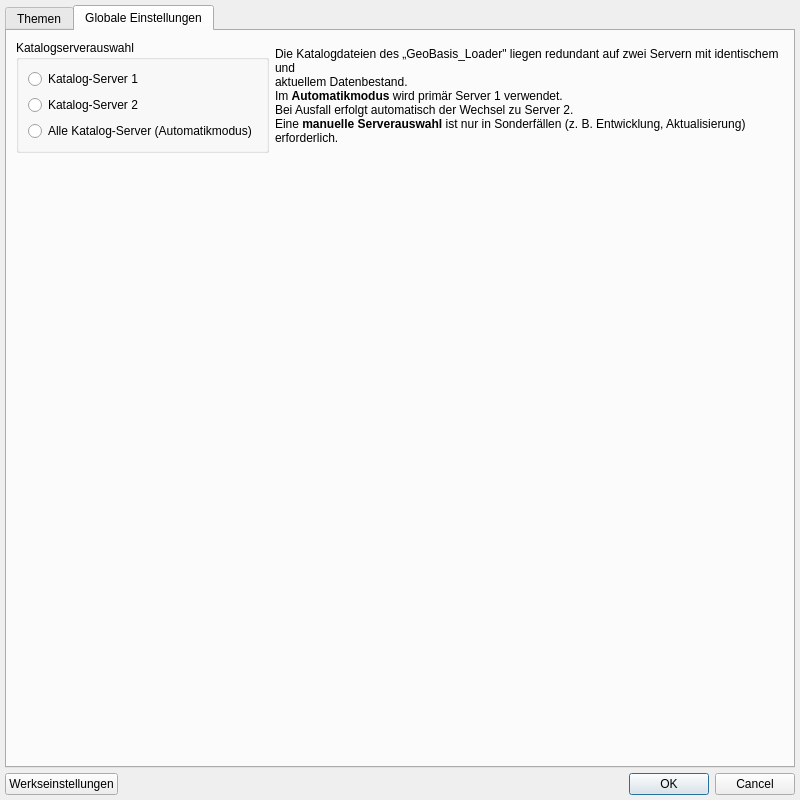
<?xml version="1.0" encoding="UTF-8"?>
<ui version="4.0">
 <class>SettingsDialog</class>
 <widget class="QDialog" name="SettingsDialog">
  <property name="geometry">
   <rect>
    <x>0</x>
    <y>0</y>
    <width>800</width>
    <height>800</height>
   </rect>
  </property>
  <property name="sizePolicy">
   <sizepolicy hsizetype="Maximum" vsizetype="Minimum">
    <horstretch>0</horstretch>
    <verstretch>0</verstretch>
   </sizepolicy>
  </property>
  <property name="windowTitle">
   <string>Einstellungen</string>
  </property>
  <property name="modal">
   <bool>false</bool>
  </property>
  <layout class="QVBoxLayout" name="verticalLayout">
   <property name="spacing">
    <number>5</number>
   </property>
   <property name="leftMargin">
    <number>5</number>
   </property>
   <property name="topMargin">
    <number>5</number>
   </property>
   <property name="rightMargin">
    <number>5</number>
   </property>
   <property name="bottomMargin">
    <number>5</number>
   </property>
   <item>
    <widget class="QTabWidget" name="tabWidget">
     <property name="sizePolicy">
      <sizepolicy hsizetype="Expanding" vsizetype="Expanding">
       <horstretch>0</horstretch>
       <verstretch>0</verstretch>
      </sizepolicy>
     </property>
     <property name="tabletTracking">
      <bool>false</bool>
     </property>
     <property name="autoFillBackground">
      <bool>false</bool>
     </property>
     <property name="tabShape">
      <enum>QTabWidget::Rounded</enum>
     </property>
     <property name="currentIndex">
      <number>1</number>
     </property>
     <property name="elideMode">
      <enum>Qt::ElideNone</enum>
     </property>
     <widget class="QWidget" name="visibility">
      <attribute name="title">
       <string>Themen</string>
      </attribute>
      <layout class="QVBoxLayout" name="verticalLayout_2">
       <property name="spacing">
        <number>6</number>
       </property>
       <property name="leftMargin">
        <number>0</number>
       </property>
       <property name="topMargin">
        <number>6</number>
       </property>
       <property name="rightMargin">
        <number>0</number>
       </property>
       <property name="bottomMargin">
        <number>0</number>
       </property>
       <item>
        <layout class="QHBoxLayout" name="visibility_tree_buttons">
         <property name="leftMargin">
          <number>6</number>
         </property>
         <property name="rightMargin">
          <number>6</number>
         </property>
         <item>
          <widget class="QPushButton" name="expand_button">
           <property name="text">
            <string>Alles Aufklappen</string>
           </property>
          </widget>
         </item>
         <item>
          <widget class="QPushButton" name="collapse_button">
           <property name="text">
            <string>Alles Zusammenklappen</string>
           </property>
          </widget>
         </item>
         <item>
          <spacer name="horizontalSpacer">
           <property name="orientation">
            <enum>Qt::Horizontal</enum>
           </property>
           <property name="sizeType">
            <enum>QSizePolicy::Expanding</enum>
           </property>
           <property name="sizeHint" stdset="0">
            <size>
             <width>20</width>
             <height>20</height>
            </size>
           </property>
          </spacer>
         </item>
         <item>
          <widget class="QPushButton" name="check_visibility_button">
           <property name="text">
            <string>Alle Sichtbar</string>
           </property>
          </widget>
         </item>
         <item>
          <widget class="QPushButton" name="uncheck_visibility_button">
           <property name="text">
            <string>Keine Sichtbar</string>
           </property>
          </widget>
         </item>
         <item>
          <widget class="QPushButton" name="check_loading_button">
           <property name="text">
            <string>Alle Laden</string>
           </property>
          </widget>
         </item>
         <item>
          <widget class="QPushButton" name="uncheck_loading_button">
           <property name="text">
            <string>Keine Laden</string>
           </property>
          </widget>
         </item>
        </layout>
       </item>
       <item>
        <widget class="QTreeWidget" name="visibility_tree">
         <property name="enabled">
          <bool>true</bool>
         </property>
         <property name="sizePolicy">
          <sizepolicy hsizetype="Preferred" vsizetype="MinimumExpanding">
           <horstretch>0</horstretch>
           <verstretch>0</verstretch>
          </sizepolicy>
         </property>
         <property name="frameShape">
          <enum>QFrame::NoFrame</enum>
         </property>
         <property name="frameShadow">
          <enum>QFrame::Plain</enum>
         </property>
         <property name="lineWidth">
          <number>0</number>
         </property>
         <property name="verticalScrollBarPolicy">
          <enum>Qt::ScrollBarAlwaysOn</enum>
         </property>
         <property name="horizontalScrollBarPolicy">
          <enum>Qt::ScrollBarAsNeeded</enum>
         </property>
         <property name="sizeAdjustPolicy">
          <enum>QAbstractScrollArea::AdjustIgnored</enum>
         </property>
         <property name="alternatingRowColors">
          <bool>true</bool>
         </property>
         <property name="selectionMode">
          <enum>QAbstractItemView::SingleSelection</enum>
         </property>
         <property name="textElideMode">
          <enum>Qt::ElideNone</enum>
         </property>
         <property name="rootIsDecorated">
          <bool>true</bool>
         </property>
         <property name="columnCount">
          <number>3</number>
         </property>
         <attribute name="headerVisible">
          <bool>true</bool>
         </attribute>
         <column>
          <property name="text">
           <string notr="true">Thema</string>
          </property>
          <property name="textAlignment">
           <set>AlignLeading|AlignVCenter</set>
          </property>
         </column>
         <column>
          <property name="text">
           <string notr="true">Sichtbarkeit</string>
          </property>
          <property name="textAlignment">
           <set>AlignCenter</set>
          </property>
         </column>
         <column>
          <property name="text">
           <string notr="true">Laden</string>
          </property>
          <property name="textAlignment">
           <set>AlignCenter</set>
          </property>
         </column>
        </widget>
       </item>
      </layout>
     </widget>
     <widget class="QWidget" name="settings">
      <property name="enabled">
       <bool>true</bool>
      </property>
      <property name="sizePolicy">
       <sizepolicy hsizetype="Preferred" vsizetype="Preferred">
        <horstretch>0</horstretch>
        <verstretch>0</verstretch>
       </sizepolicy>
      </property>
      <property name="layoutDirection">
       <enum>Qt::LeftToRight</enum>
      </property>
      <attribute name="title">
       <string>Globale Einstellungen</string>
      </attribute>
      <layout class="QFormLayout" name="formLayout">
       <property name="sizeConstraint">
        <enum>QLayout::SetDefaultConstraint</enum>
       </property>
       <property name="fieldGrowthPolicy">
        <enum>QFormLayout::AllNonFixedFieldsGrow</enum>
       </property>
       <property name="labelAlignment">
        <set>Qt::AlignJustify|Qt::AlignVCenter</set>
       </property>
       <item row="0" column="0">
        <widget class="QGroupBox" name="server_selection">
         <property name="enabled">
          <bool>true</bool>
         </property>
         <property name="sizePolicy">
          <sizepolicy hsizetype="Preferred" vsizetype="Preferred">
           <horstretch>0</horstretch>
           <verstretch>0</verstretch>
          </sizepolicy>
         </property>
         <property name="minimumSize">
          <size>
           <width>0</width>
           <height>0</height>
          </size>
         </property>
         <property name="title">
          <string>Katalogserverauswahl</string>
         </property>
         <property name="alignment">
          <set>Qt::AlignLeading|Qt::AlignLeft|Qt::AlignTop</set>
         </property>
         <property name="flat">
          <bool>false</bool>
         </property>
         <property name="checkable">
          <bool>false</bool>
         </property>
         <layout class="QVBoxLayout" name="verticalLayout_3">
          <item>
           <widget class="QRadioButton" name="radioButton_3">
            <property name="sizePolicy">
             <sizepolicy hsizetype="Preferred" vsizetype="Fixed">
              <horstretch>0</horstretch>
              <verstretch>0</verstretch>
             </sizepolicy>
            </property>
            <property name="text">
             <string>Katalog-Server 1</string>
            </property>
            <property name="server" stdset="0">
             <number>1</number>
            </property>
            <attribute name="buttonGroup">
             <string notr="true">server_button_group</string>
            </attribute>
           </widget>
          </item>
          <item>
           <widget class="QRadioButton" name="radioButton_2">
            <property name="sizePolicy">
             <sizepolicy hsizetype="Preferred" vsizetype="Fixed">
              <horstretch>0</horstretch>
              <verstretch>0</verstretch>
             </sizepolicy>
            </property>
            <property name="text">
             <string>Katalog-Server 2</string>
            </property>
            <property name="server" stdset="0">
             <number>2</number>
            </property>
            <attribute name="buttonGroup">
             <string notr="true">server_button_group</string>
            </attribute>
           </widget>
          </item>
          <item>
           <widget class="QRadioButton" name="radioButton">
            <property name="sizePolicy">
             <sizepolicy hsizetype="Preferred" vsizetype="Fixed">
              <horstretch>0</horstretch>
              <verstretch>0</verstretch>
             </sizepolicy>
            </property>
            <property name="text">
             <string>Alle Katalog-Server (Automatikmodus)</string>
            </property>
            <property name="server" stdset="0">
             <number>0</number>
            </property>
            <attribute name="buttonGroup">
             <string notr="true">server_button_group</string>
            </attribute>
           </widget>
          </item>
         </layout>
        </widget>
       </item>
       <item row="0" column="1">
        <widget class="QLabel" name="label_help_server_selection">
         <property name="sizePolicy">
          <sizepolicy hsizetype="Minimum" vsizetype="Preferred">
           <horstretch>0</horstretch>
           <verstretch>0</verstretch>
          </sizepolicy>
         </property>
         <property name="maximumSize">
          <size>
           <width>602</width>
           <height>16777215</height>
          </size>
         </property>
         <property name="mouseTracking">
          <bool>true</bool>
         </property>
         <property name="text">
          <string>&lt;html&gt;&lt;head/&gt;&lt;body&gt;&lt;p&gt;Die Katalogdateien des „GeoBasis_Loader&amp;quot; liegen redundant auf zwei Servern mit identischem und&lt;br/&gt;aktuellem Datenbestand.&lt;br/&gt;Im &lt;span style=&quot; font-weight:600;&quot;&gt;Automatikmodus&lt;/span&gt; wird primär Server 1 verwendet.&lt;br/&gt;Bei Ausfall erfolgt automatisch der Wechsel zu Server 2.&lt;br/&gt;Eine &lt;span style=&quot; font-weight:600;&quot;&gt;manuelle Serverauswahl&lt;/span&gt; ist nur in Sonderfällen (z. B. Entwicklung, Aktualisierung) erforderlich.&lt;/p&gt;&lt;/body&gt;&lt;/html&gt;</string>
         </property>
         <property name="textFormat">
          <enum>Qt::RichText</enum>
         </property>
         <property name="scaledContents">
          <bool>false</bool>
         </property>
         <property name="alignment">
          <set>Qt::AlignLeading|Qt::AlignLeft|Qt::AlignVCenter</set>
         </property>
         <property name="wordWrap">
          <bool>true</bool>
         </property>
         <property name="indent">
          <number>0</number>
         </property>
        </widget>
       </item>
      </layout>
     </widget>
    </widget>
   </item>
   <item>
    <widget class="QWidget" name="widget" native="true">
     <layout class="QHBoxLayout" name="horizontalLayout">
      <property name="leftMargin">
       <number>0</number>
      </property>
      <property name="topMargin">
       <number>0</number>
      </property>
      <property name="rightMargin">
       <number>0</number>
      </property>
      <property name="bottomMargin">
       <number>0</number>
      </property>
      <item>
       <widget class="QPushButton" name="reset_button">
        <property name="text">
         <string>Werkseinstellungen</string>
        </property>
       </widget>
      </item>
      <item>
       <widget class="QDialogButtonBox" name="button_box">
        <property name="orientation">
         <enum>Qt::Horizontal</enum>
        </property>
        <property name="standardButtons">
         <set>QDialogButtonBox::Cancel|QDialogButtonBox::Ok</set>
        </property>
       </widget>
      </item>
     </layout>
    </widget>
   </item>
  </layout>
 </widget>
 <resources/>
 <connections>
  <connection>
   <sender>button_box</sender>
   <signal>accepted()</signal>
   <receiver>SettingsDialog</receiver>
   <slot>accept()</slot>
   <hints>
    <hint type="sourcelabel">
     <x>362</x>
     <y>794</y>
    </hint>
    <hint type="destinationlabel">
     <x>157</x>
     <y>274</y>
    </hint>
   </hints>
  </connection>
  <connection>
   <sender>button_box</sender>
   <signal>rejected()</signal>
   <receiver>SettingsDialog</receiver>
   <slot>reject()</slot>
   <hints>
    <hint type="sourcelabel">
     <x>430</x>
     <y>794</y>
    </hint>
    <hint type="destinationlabel">
     <x>286</x>
     <y>274</y>
    </hint>
   </hints>
  </connection>
 </connections>
 <buttongroups>
  <buttongroup name="server_button_group"/>
 </buttongroups>
</ui>
